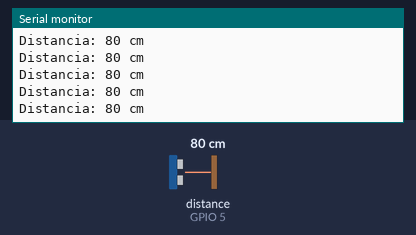
Bench run of a sketch on a simulated ESP8266 (NodeMCU). Shown: the last lines printed to the serial monitor. Wiring (inferred from the names in the program): ultrasonic range finder: trigger GPIO 4; echo GPIO 5. The inputs (shaded band) are chosen by the test bench; at power-on: distance to the obstacle (sensor on GPIO 5) 80 cm. The echo pulse lasts 58.3 µs per cm; WiFi joins after 1.5 s; servers stay silent unless stated; a WiFi scan finds three made-up networks.

Above: at 5.7 s.
5.8 s: distance to the obstacle (sensor on GPIO 5) set to 2 cm
At 6.5 s:
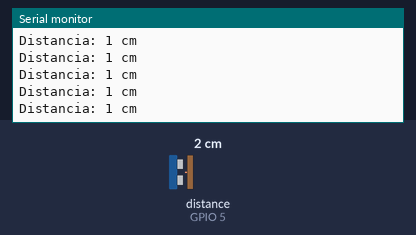
8.8 s: distance to the obstacle (sensor on GPIO 5) set to 18 cm
At 9.6 s:
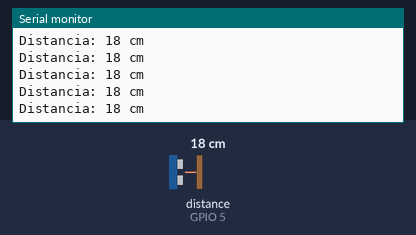
11.8 s: distance to the obstacle (sensor on GPIO 5) set to 4 cm
At 12.3 s:
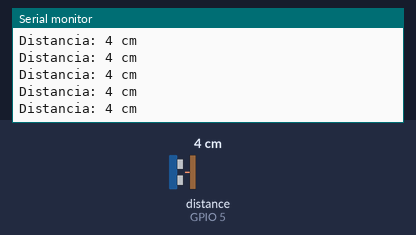
14.8 s: distance to the obstacle (sensor on GPIO 5) set to 35 cm
At 15.7 s:
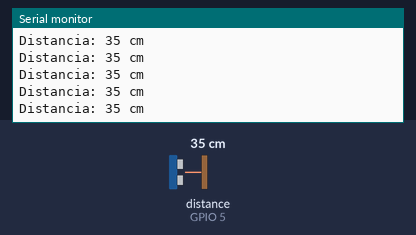
17.8 s: distance to the obstacle (sensor on GPIO 5) set to 9 cm
At 18.5 s:
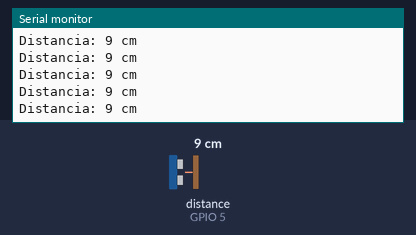
20.8 s: distance to the obstacle (sensor on GPIO 5) set to 60 cm
At 21.4 s:
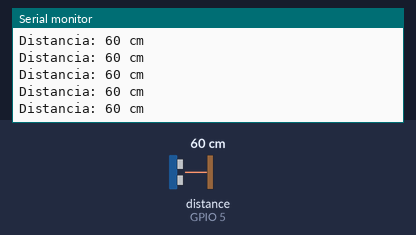
Timing chart, 0 to 23.8 s (numbered marks = the images above; inputs shaded):
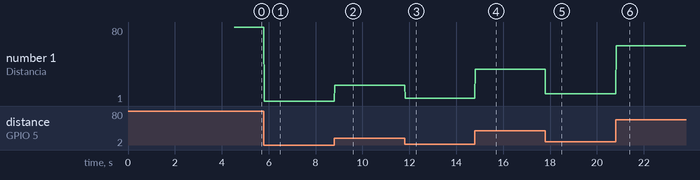

Measured:
- after the input at 5.8 s, the serial monitor: prints a new line at once (image 1)
- after the input at 8.8 s, the serial monitor: prints a new line at once (image 2)
- after the input at 11.8 s, the serial monitor: prints a new line at once (image 3)
- after the input at 14.8 s, the serial monitor: prints a new line at once (image 4)
- after the input at 17.8 s, the serial monitor: prints a new line at once (image 5)
- after the input at 20.8 s, the serial monitor: prints a new line at once (image 6)
- plotted number 1: 1 → 18 after the input at 8.8 s, 18 → 4 after the input at 11.8 s, 4 → 35 after the input at 14.8 s, 35 → 9 after the input at 17.8 s, 9 → 60 after the input at 20.8 s

The sketch:

SeatsControl.ino
```cpp
#include <ESP8266WiFi.h>
#include <WiFiClient.h>
#include <ESP8266WebServer.h>
#include <ESP8266mDNS.h>

MDNSResponder mdns;

const int PINO_TRIGGER_SENSOR_1 = 4;
const int PINO_ECHO_SENSOR_1 = 5;
const int PINO_TRIGGER_SENSOR_2 = 13;
const int PINO_ECHO_SENSOR_2 = 15;

const char *SENSOR_ID_1 = "1";
const char *SENSOR_ID_2 = "2";
const char *HOST_NAME = "us1";
const char* ssid = "LAB-DIGITAL";
const char* password = "LABDIGITAL@123";

ESP8266WebServer server(8081);

void setup(void){
//  Serial.begin(115200);
// Alterado para 9600 de acordo com as especificações na propria placa
  Serial.begin(9600);

  // preparing GPIOs
  pinMode(PINO_TRIGGER_SENSOR_1, OUTPUT);
  pinMode(PINO_ECHO_SENSOR_1, INPUT);

  pinMode(PINO_TRIGGER_SENSOR_2, OUTPUT);
  pinMode(PINO_ECHO_SENSOR_2, INPUT);

  // WiFi.scanNetworks will return the number of networks found
  int n = WiFi.scanNetworks();
  Serial.println("scan done");

  if (n == 0){
    Serial.println("no networks found");
    Serial.println("Going into sleep");
    // ESP.deepSleep(sleepTimeS * 1000000);
  }

  delay(1000);
  WiFi.begin(ssid, password);
  Serial.println("");

  // Wait for connection
  while (WiFi.status() != WL_CONNECTED) {
    delay(500);
    Serial.print(".");
  }
  Serial.println("");
  Serial.print("Connected to ");
  Serial.println(ssid);
  Serial.print("IP address: ");
  Serial.println(WiFi.localIP());

  if (mdns.begin(HOST_NAME, WiFi.localIP())) {
    Serial.println("MDNS responder started with name: " + String(HOST_NAME));
  }

//  server.on("/", [](){
//    long tempoEco, distancia1, distancia2;

    //--- gera um pulso no pino trigger do sensor
//    digitalWrite(PINO_TRIGGER_SENSOR_1, LOW);
//    delayMicroseconds(2);
//    digitalWrite(PINO_TRIGGER_SENSOR_1, HIGH);
//    delayMicroseconds(10);
//    digitalWrite(PINO_TRIGGER_SENSOR_1, LOW);
//
//    //--- le atraso da resposta no pino echo
//    tempoEco = pulseIn(PINO_ECHO_SENSOR_1, HIGH);
////    Serial.println('tempoEco: ' + String(tempoEco));
//    //--- o calculo da distancia considera que a velocidade do som = 343.5 m/s
//    distancia1 = (tempoEco/2) / 29.1;
//
//    //--- gera um pulso no pino trigger do sensor
//    digitalWrite(PINO_TRIGGER_SENSOR_2, LOW);
//    delayMicroseconds(2);
//    digitalWrite(PINO_TRIGGER_SENSOR_2, HIGH);
//    delayMicroseconds(10);
//    digitalWrite(PINO_TRIGGER_SENSOR_2, LOW);
//
//    //--- le atraso da resposta no pino echo
//    tempoEco = pulseIn(PINO_ECHO_SENSOR_2, HIGH);
//    //--- o calculo da distancia considera que a velocidade do som = 343.5 m/s
//    Serial.println('tempoEco: ' + String(tempoEco));
//    distancia2 = (tempoEco/2) / 29.1;
//
//    String body = "[";
//    body = body +  "{\"device\": \"" + String(HOST_NAME) + "\", \"sensor\": \"" + String(SENSOR_ID_1) + "\", \"distance\": \"" + String(distancia1) + "\"},";
//    body = body +  "{\"device\": \"" + String(HOST_NAME) + "\", \"sensor\": \"" + String(SENSOR_ID_2) + "\", \"distance\": \"" + String(distancia2) + "\"}";
//    body = body + "]";
//    server.send(200, "application/json", body);
//
//  });
//
//  server.begin();
}

void loop(void){
    long tempoEco, distancia1, distancia2;

    //--- gera um pulso no pino trigger do sensor
    digitalWrite(PINO_TRIGGER_SENSOR_1, LOW);
    delayMicroseconds(2);
    digitalWrite(PINO_TRIGGER_SENSOR_1, HIGH);
    delayMicroseconds(10);
    digitalWrite(PINO_TRIGGER_SENSOR_1, LOW);

    //--- le atraso da resposta no pino echo
    tempoEco = pulseIn(PINO_ECHO_SENSOR_1, HIGH);
//    Serial.println('tempoEco: ' + String(tempoEco));
    //--- o calculo da distancia considera que a velocidade do som = 343.5 m/s
    distancia1 = (tempoEco/2) / 29.1;

  Serial.print("Distancia: ");
  Serial.print(distancia1);
  Serial.println(" cm");

// Retirado o server para facilitar
//  server.handleClient();
}
```
